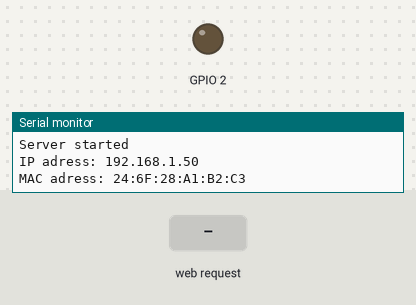
Bench run of a sketch on a simulated ESP8266 (NodeMCU). Shown: output pins drawn as LEDs (lit = HIGH), the last lines printed to the serial monitor. Inputs (shaded band) come from the test bench. WiFi joins after 1.5 s; servers stay silent unless stated.

Above: at 4.7 s.
4.8 s: HTTP request GET /gpio/1 received
At 6.0 s:
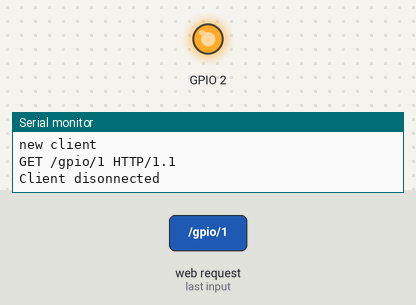
6.3 s: HTTP request GET /gpio/status received
At 7.9 s:
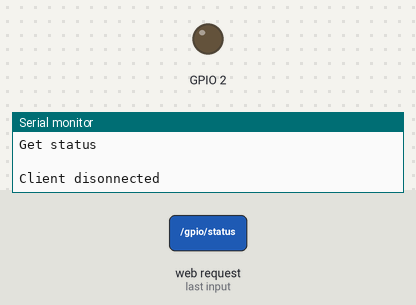
Timing chart, 0 to 9.4 s (numbered marks = the images above; inputs shaded):
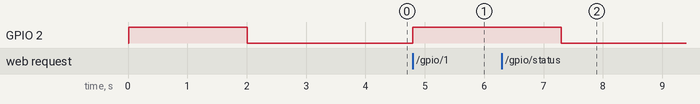

The sketch:

WiFiWebServer.ino
```cpp
/*
 *  This sketch demonstrates how to set up a simple HTTP-like server.
 *  The server will set a GPIO pin depending on the request
 *    http://server_ip/gpio/0 will set the GPIO2 low,
 *    http://server_ip/gpio/1 will set the GPIO2 high
 *  server_ip is the IP address of the ESP8266 module, will be
 *  printed to Serial when the module is connected.
 */

#include <ESP8266WiFi.h>

const char* ssid = "FEZ";
const char* password = "18273645";

// Create an instance of the server
// specify the port to listen on as an argument
WiFiServer server(80);

void setup() {
  Serial.begin(115200);
  delay(10);

  // prepare GPIO2
  pinMode(2, OUTPUT);
  digitalWrite(2, 1);

  // Connect to WiFi network
  Serial.println();
  Serial.println();
  Serial.print("Connecting to ");
  Serial.println(ssid);
  WiFi.mode(WIFI_STA);
  WiFi.begin(ssid, password);

  while (WiFi.status() != WL_CONNECTED) {
    digitalWrite(2, HIGH);
    delay(1000);
    Serial.print(".");

    digitalWrite(2, LOW);
  }

  Serial.println("");
  Serial.println("WiFi connected");

  // Start the server
  server.begin();
  Serial.println("Server started");

  WiFi.printDiag(Serial);

  // Print the IP address
  Serial.print("IP adress: ");
  Serial.println(WiFi.localIP());
  Serial.print("MAC adress: ");
  Serial.println(WiFi.macAddress());
}

void loop() {
  // Check if a client has connected
  WiFiClient client = server.available();
  if (!client) {
    return;
  }

  // Wait until the client sends some data
  Serial.println("new client");
  while(!client.available()){
    delay(1);
  }

  // Read the first line of the request
  String req = client.readStringUntil('\r');
  Serial.println(req);
  client.flush();

  // Match the request
  int val;
  if (req.indexOf("/gpio/0") != -1)
    val = 0;
  else if (req.indexOf("/gpio/1") != -1)
    val = 1;
  else if (req.indexOf("/gpio/status") != -1){
    Serial.println(" ");
    Serial.println("Get status");
    Serial.println(" ");
    delay(500);
    WiFi.printDiag(Serial);
    delay(500);
  }
  else {
    Serial.println("invalid request");
    client.stop();
    return;
  }

  // Set GPIO2 according to the request
  digitalWrite(2, val);

  client.flush();

  // Prepare the response
  String s = "HTTP/1.1 200 OK\r\nContent-Type: text/html\\r\n<!DOCTYPE HTML>\r\n<html>\r\nGPIO is now ";
  s += (val)?"high":"low";
  s += "</html>\n";

  // Send the response to the client
  client.print(s);
  delay(1);
  Serial.println("Client disonnected");

  // The client will actually be disconnected
  // when the function returns and 'client' object is detroyed
}
```

Measured:
- after the input at 4.8 s, GPIO 2: LOW → HIGH at once
- after the input at 6.3 s, GPIO 2: HIGH → LOW after 1.0 s
